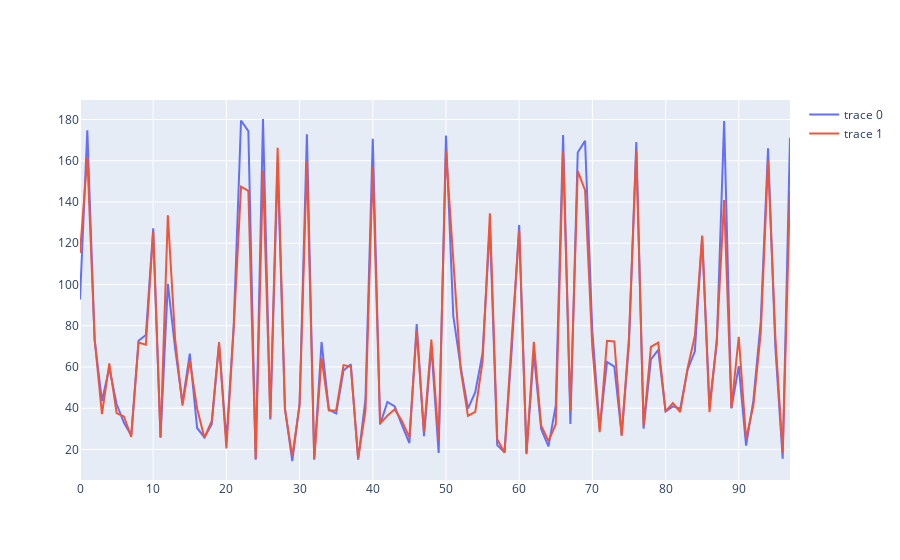

Write notebook code for a chart like this one.
### Code cell
fig = go.Figure(data=[go.Scatter(y=y_test.values),
                      go.Scatter(y=preds_test)])

fig.show()
